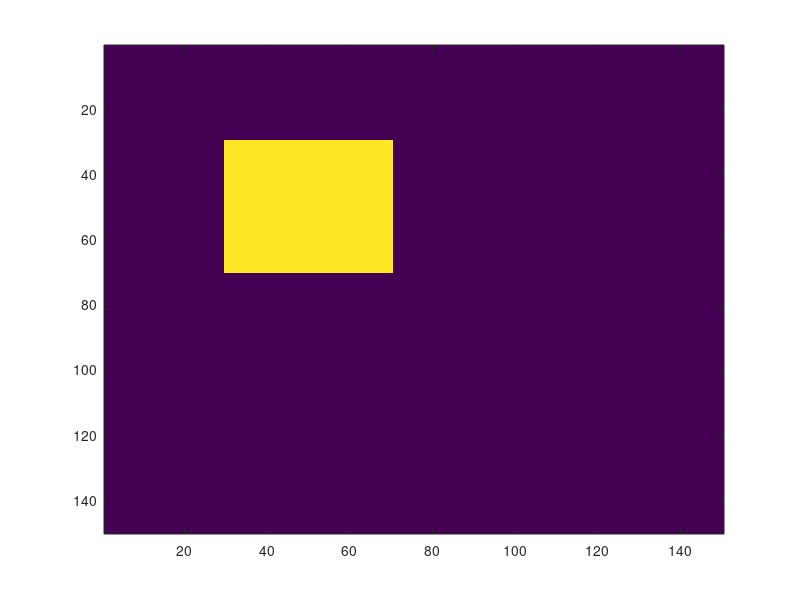
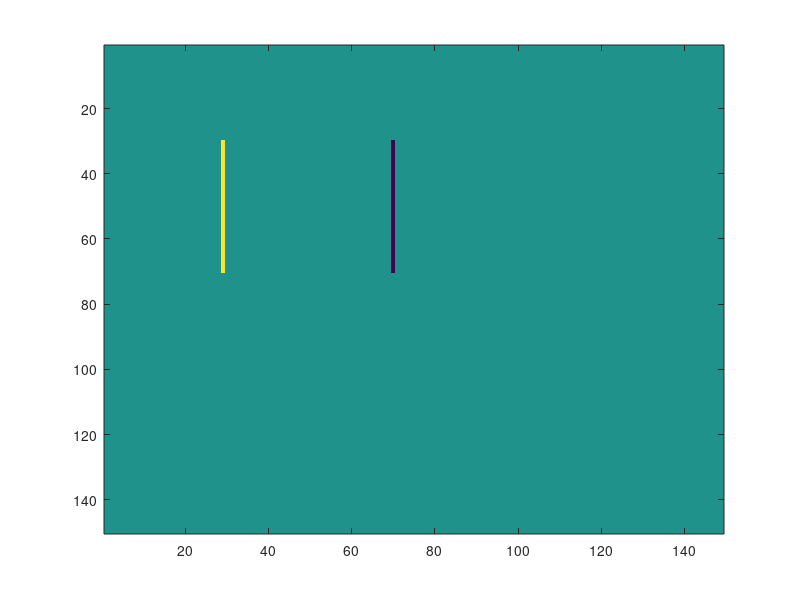
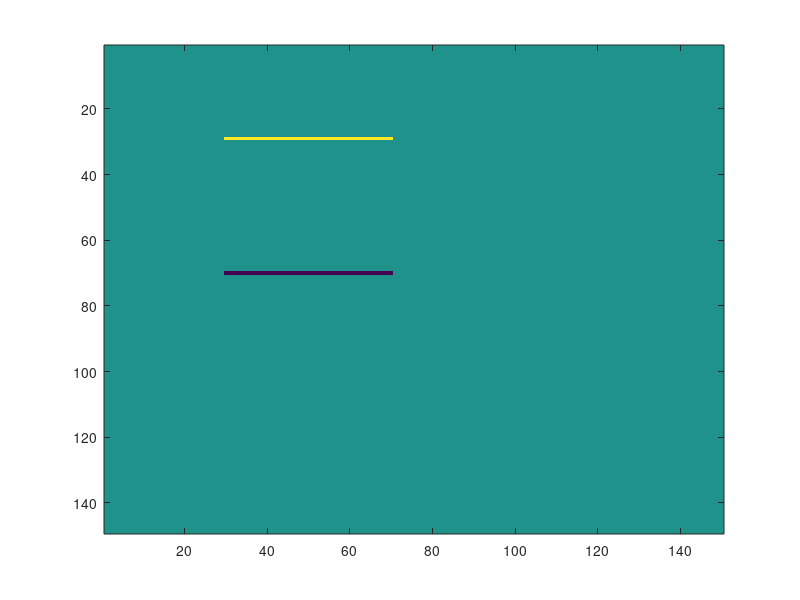

Reproduce these figures in MATLAB, in order. (Note: this script raises an error after producing the figures.)
% testDerivative : This is a script for derive images
%   Input variables
%       None
%   Output variables
%       None
%
%   created : 2019/04/07
%   modified : 2019/04/09

% Initialization
close all;
clear all; clc;

imf = @(x, y) (x >= 30 & x <= 70) & (y >= 30 & y <= 70);
[x, y] = meshgrid(1:150, 1:150);
img = double(imf(x, y));

figure('Name', 'original square');
imagesc(img);

[row, column] = size(img);
for i=1:row
    dx(i, :) = diff(img(i, :));
end

for i=1:column
    dy(:, i) = diff(img(:, i));
end

figure('Name', 'dx of square');
imagesc(dx);

figure('Name', 'dy of square');
imagesc(dy);

%% another image derivative
clc; clear all; close all;
lena = imread('lena.png');
[row, column, channel] = size(lena);

figure('Name', 'original image');
imagesc(lena);

for i=1:channel
    for j=1:row
        dx(j, :, channel) = diff(lena(j, :, channel));
    end

    for j=1:column
        dy(:, j, channel) = diff(lena(:, j, channel));
    end
end

figure('Name', 'dx');
imagesc(dx);

figure('Name', 'dy');
imagesc(dy);